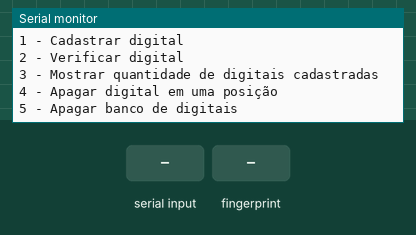
A sketch run on a simulated Arduino Uno, built with avr-gcc and run on an emulated ATmega328P. Shown: the last lines printed to the serial monitor. The test bench sets the inputs (shaded band).

Above: at 2.2 s.
2.3 s: "90,45,200\n" received over Serial
At 3.2 s:
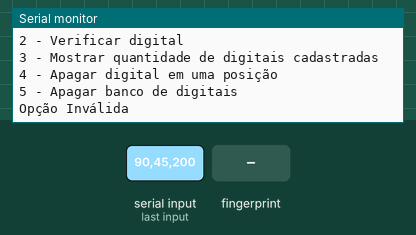
3.8 s: "1\n" received over Serial
At 5.0 s:
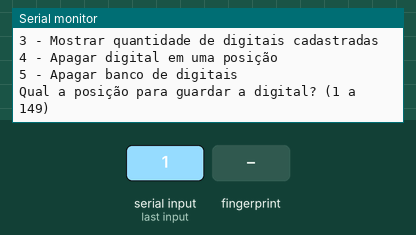
5.3 s: "30,150,10\n" received over Serial
At 6.5 s:
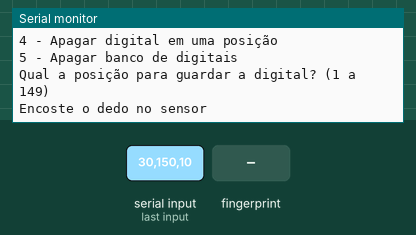
6.8 s: finger stored as number 1 placed on the sensor
At 8.0 s:
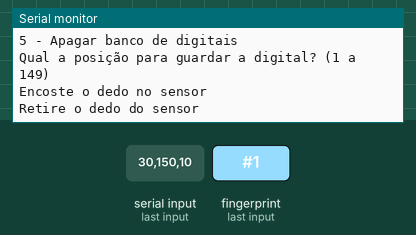
9.8 s: finger stored as number 1 placed on the sensor
At 10.8 s:
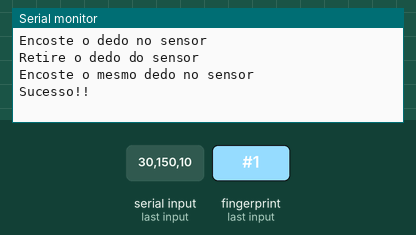
11.5 s: "3\n" received over Serial
At 12.4 s:
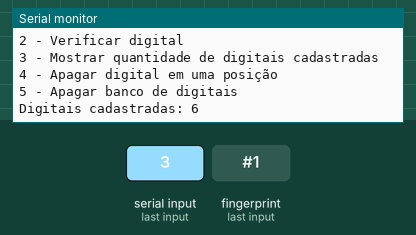

The sketch:

projeto_digital.ino
```cpp
/*
 * AUTOR: Eduardo Piorini
 * LINK: https://www.github.com/edupiorini/projeto_digital
 * DATA: 2021
 */

#include <Adafruit_Fingerprint.h>
#include <SoftwareSerial.h>

//Standard sensor password
//const uint32_t password = 0x0;
//Software Serial for Uno. In case of using hardware serial, uncomment password above
SoftwareSerial mySerial(2, 3);

Adafruit_Fingerprint fingerprintSensor = Adafruit_Fingerprint(&mySerial);


void setup() {
  Serial.begin(9600);

  //Beginning of sensor
  setupFingerprintSensor();

}

void setupFingerprintSensor() {
  fingerprintSensor.begin(57600);

  //Correct password? (will only be invoked when using hardware Serial)
  if(!fingerprintSensor.verifyPassword()){
    Serial.println(F("Não foi possível se conectar ao sensor!"));
    while(true);
  }
}

void loop() {
  //Defines menu

    printMenu();

    String command = getCommand();
    int i = command.toInt();

  //Makes switching between previous
    switch(i){
      case 1:
        storeFingerprint();
        break;
       case 2:
        checkFingerPrint();
        break;
       case 3:
        printStoredFingerprintsCount();
        break;
       case 4:
        deleteFingerprint();
        break;
       case 5:
        emptyDatabase();
        break;
       default:
        Serial.println(F("Opção Inválida"));
        break;

    }
    delay(1000);
  }


//Construção do Menu
void printMenu(){
  Serial.println();
  Serial.println(F("\nDigite um dos números do menu abaixo:"));
  Serial.println(F("1 - Cadastrar digital"));
  Serial.println(F("2 - Verificar digital"));
  Serial.println(F("3 - Mostrar quantidade de digitais cadastradas"));
  Serial.println(F("4 - Apagar digital em uma posição"));
  Serial.println(F("5 - Apagar banco de digitais"));
}

String getCommand() {
  while(!Serial.available()) delay(100);
  return Serial.readStringUntil('\n');
}

//------------------------------------------------------------------------------------------------------->Fingerprint Store
void storeFingerprint(){
  Serial.println(F("Qual a posição para guardar a digital? (1 a 149)"));

  String strLocation = getCommand();
  int location = strLocation.toInt();

  if(location < 1 || location > 149){
    //posição inválida
    Serial.println(F("Posição inválida!"));
    return;
  }

  Serial.println(F("Encoste o dedo no sensor"));

// ----------------------------------------------------------Begin of FP Recognition Loop-----------------------------------------------------
  //Waiting for valid FP
  while(fingerprintSensor.getImage() != FINGERPRINT_OK);

  //Converts to first pattern
  if(fingerprintSensor.image2Tz(1) != FINGERPRINT_OK){
    //bad req
    Serial.println(F("Erro image2Tz 1"));
    return;
  } // passed!

  Serial.println(F("Retire o dedo do sensor"));

  delay(2000);
  //Finger was taken?
  while(fingerprintSensor.getImage() != FINGERPRINT_NOFINGER);

  //new image for quality increasing
  Serial.println(F("Encoste o mesmo dedo no sensor"));


  while(fingerprintSensor.getImage() != FINGERPRINT_OK);

  if(fingerprintSensor.image2Tz(2) != FINGERPRINT_OK){
    //bad req
    Serial.println(F("Erro image2Tz 2"));
    return;
  } // passed, then move on
// ----------------------------------------------------------End of FP Recognition Loop-----------------------------------------------------

  //Creation of model
  if(fingerprintSensor.createModel() != FINGERPRINT_OK){

    Serial.println(F("Erro createModel"));
    return;
  }

  //Stores model
  if(fingerprintSensor.storeModel(location) != FINGERPRINT_OK){
    //bad req on storeModel
    Serial.println(F("Erro storeModel!"));
    return;
  }

  // Success!
  Serial.println(F("Sucesso!!"));
}

//------------------------------------------------------------------------------------------ >Stored fingerprint check
void checkFingerPrint(){

  Serial.println(F("Encoste o dedo no sensor"));

  while(fingerprintSensor.getImage() != FINGERPRINT_OK);

  if(fingerprintSensor.image2Tz() != FINGERPRINT_OK) {
    Serial.println(F("Erro image2Tz"));
    return;
  }

  if(fingerprintSensor.fingerFastSearch() != FINGERPRINT_OK){
    Serial.println(F("Digital não encontrada!"));
    return;
  }

  //Fingerprint passed tests and will go on
  Serial.print(F("Digital encontrada com confiança de "));
  Serial.print(fingerprintSensor.confidence);
  Serial.print(F(" na posição "));
  Serial.println(fingerprintSensor.fingerID);

}

//---------------------------------------------------------------------------------------------> Shows number of fingerprints stored

void printStoredFingerprintsCount() {
  //sensor puts qtty of fingerprints stored in "templateCount"
  fingerprintSensor.getTemplateCount();

  //Shows qtty stored
  Serial.print(F("Digitais cadastradas: "));
  Serial.println(fingerprintSensor.templateCount);
}

//---------------------------------------------------------------------------------------------> Delete fingerprint
void deleteFingerprint() {
  Serial.println(F("Qual a posição para apagar a digital? (1 a 149)"));

  String strLocation = getCommand();
  int location = strLocation.toInt();

  if(location < 1 || location > 149){
    Serial.println(F("Posição inválida!"));
    return;
  }

  //Erases given fingerprint
  if(fingerprintSensor.deleteModel(location) != FINGERPRINT_OK) {
    Serial.println(F("Erro ao apagar digital"));

  }else {
    Serial.println(F("Digital apagada com sucesso!!"));
  }
}

//-------------------------------------------------------------------------------------------> Empty Database
void emptyDatabase()
{
  Serial.println(F("Tem certeza? (1 -> Sim  /  2 -> Nao)"));


  String strCommand = getCommand();
  int command = strCommand.toInt();

  Serial.println(command);

  if(command == 1 )
  {
    Serial.println(F("Apagando banco de digitais..."));

    if(fingerprintSensor.emptyDatabase() != FINGERPRINT_OK)
    {
      Serial.println(F("Erro ao apagar banco de digitais"));
    }
    else
    {
      Serial.println(F("Banco de digitais apagado com sucesso!!!"));
    }
  }
  else
  {
    Serial.println(F("Cancelado"));
  }
}
```

Measured:
- after the input at 2.3 s, the serial monitor: prints a new line after 0.05 s (image 1)
- after the input at 3.8 s, the serial monitor: prints a new line after 0.09 s (image 2)
- after the input at 5.3 s, the serial monitor: prints a new line after 0.09 s (image 3)
- after the input at 6.8 s, the serial monitor: prints a new line after 0.23 s (image 4)
- after the input at 9.8 s, the serial monitor: prints a new line after 0.21 s (image 5)
- after the input at 11.5 s, the serial monitor: prints a new line after 0.06 s (image 6)
